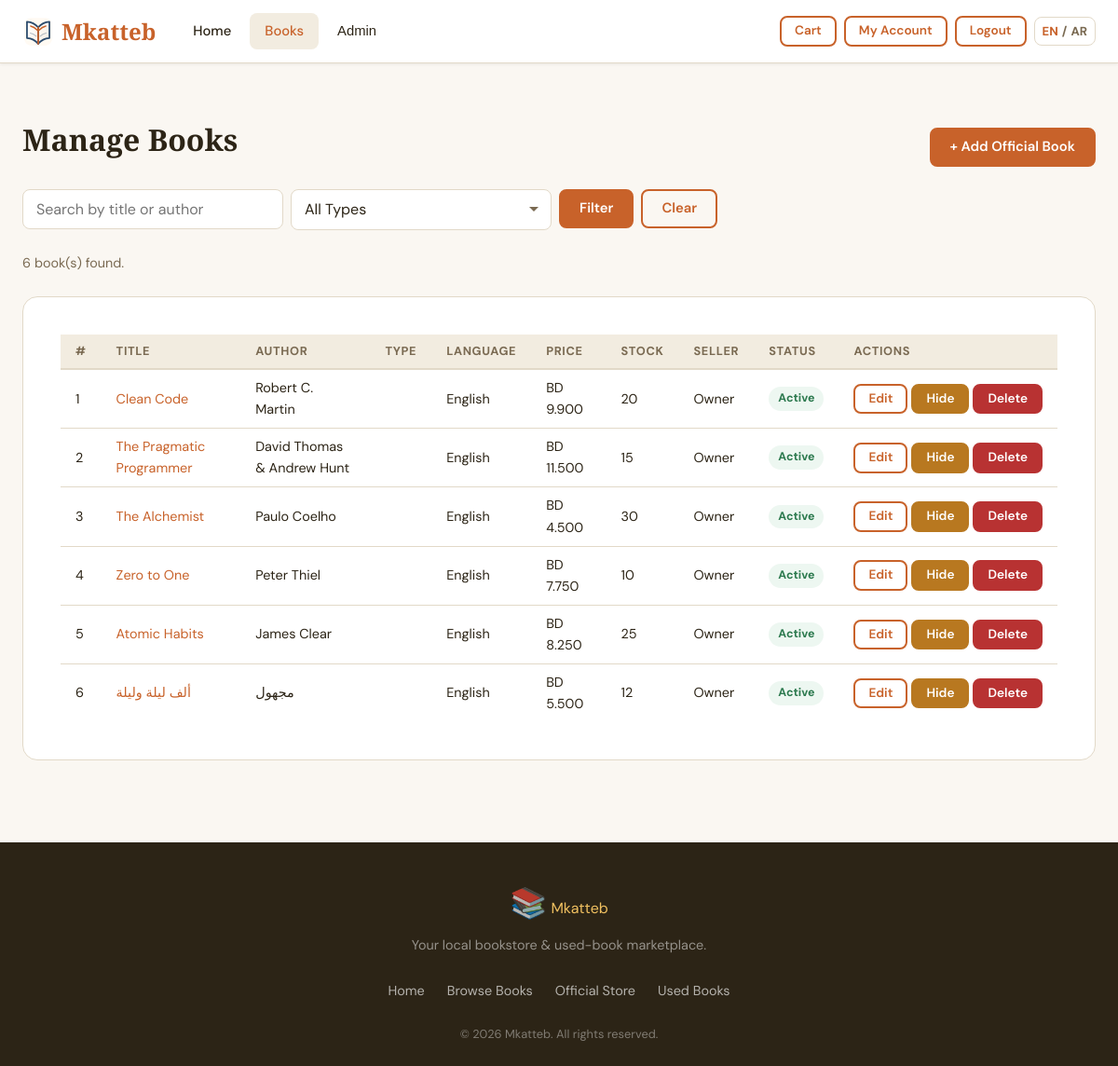
The app's page /admin/books.php (signed in) with its own data.
### tables this page shows
CREATE TABLE IF NOT EXISTS books (
    id              INT UNSIGNED AUTO_INCREMENT PRIMARY KEY,
    seller_id       INT UNSIGNED    NOT NULL COMMENT 'User who listed the book',
    category_id     INT UNSIGNED    NULL,
    title           VARCHAR(255)    NOT NULL,
    author          VARCHAR(255)    NOT NULL,
    description     TEXT            NULL,
    price           DECIMAL(10,3)   NOT NULL,
    stock           INT UNSIGNED    NOT NULL DEFAULT 1,
    condition_type  ENUM('new','like_new','used','damaged') NOT NULL DEFAULT 'new',
    book_type       ENUM('official','used') NOT NULL DEFAULT 'used'
                    COMMENT 'official = admin listed, used = user listed',
    book_language   ENUM('arabic','english') NOT NULL DEFAULT 'english',
    cover_image     VARCHAR(255)    NULL,
    is_active       TINYINT(1)      NOT NULL DEFAULT 1,
    views           INT UNSIGNED    NOT NULL DEFAULT 0,
    created_at      DATETIME        NOT NULL DEFAULT CURRENT_TIMESTAMP,
    updated_at      DATETIME        NOT NULL DEFAULT CURRENT_TIMESTAMP ON UPDATE CURRENT_TIMESTAMP,
    CONSTRAINT fk_books_seller   FOREIGN KEY (seller_id)   REFERENCES users(id)       ON DELETE CASCADE,
    CONSTRAINT fk_books_category FOREIGN KEY (category_id) REFERENCES categories(id)  ON DELETE SET NULL
);

CREATE TABLE IF NOT EXISTS users (
    id          INT UNSIGNED AUTO_INCREMENT PRIMARY KEY,
    name        VARCHAR(120)    NOT NULL,
    email       VARCHAR(180)    NOT NULL UNIQUE,
    password    VARCHAR(255)    NOT NULL,
    role        ENUM('user','admin') NOT NULL DEFAULT 'user',
    avatar      VARCHAR(255)    NULL,
    phone       VARCHAR(30)     NULL,
    address     TEXT            NULL,
    is_blocked  TINYINT(1)      NOT NULL DEFAULT 0,
    created_at  DATETIME        NOT NULL DEFAULT CURRENT_TIMESTAMP,
    updated_at  DATETIME        NOT NULL DEFAULT CURRENT_TIMESTAMP ON UPDATE CURRENT_TIMESTAMP
);

### includes/lang.php (called while the page is built, shortened)
<?php
$translations['en'] = array_replace($translations['en'], [
    'english_name' => 'English Name',
    'arabic_name' => 'Arabic Name',
    'english_description' => 'English Description',
    'arabic_description' => 'Arabic Description',
    'category_english_name_placeholder' => 'e.g. Science Fiction',
    'category_arabic_name_placeholder' => 'e.g. خيال علمي',
    'category_english_description_placeholder' => 'Short English description',
    'category_arabic_description_placeholder' => 'Short Arabic description',
    'error_category_english_name_min' => 'English category name must be at least 2 characters.',
    'error_category_arabic_name_min' => 'Arabic category name must be at least 2 characters.',
    'no_orders_placed_yet' => 'No orders placed yet.',
    'book_language' => 'Book Language',
    'language' => 'Language',
    'all_languages' => 'All Languages',
    'arabic' => 'Arabic',
    'english' => 'English',
]);
$translations['ar'] = array_replace($translations['ar'], [
    'english_name' => 'الاسم بالإنجليزية',
    'arabic_name' => 'الاسم بالعربية',
    'english_description' => 'الوصف بالإنجليزية',
    'arabic_description' => 'الوصف بالعربية',
    'category_english_name_placeholder' => 'مثال: Science Fiction',
    'category_arabic_name_placeholder' => 'مثال: خيال علمي',
    'category_english_description_placeholder' => 'وصف إنجليزي مختصر',
    'category_arabic_description_placeholder' => 'وصف عربي مختصر',
    'error_category_english_name_min' => 'يجب أن يكون اسم التصنيف بالإنجليزية حرفين على الأقل.',
    'error_category_arabic_name_min' => 'يجب أن يكون اسم التصنيف بالعربية حرفين على الأقل.',
    'no_orders_placed_yet' => 'لا توجد طلبات بعد.',
    'book_language' => 'لغة الكتاب',
    'language' => 'اللغة',
    'all_languages' => 'كل اللغات',
    'arabic' => 'العربية',
    'english' => 'الإنجليزية',
]);
function currentLang(): string {
    return $_SESSION['lang'] ?? 'en';
}
function t(string $key): string {
    global $translations;
    $lang = currentLang();
    $text = $translations[$lang][$key] ?? '';
    return $text;
}

### includes/functions.php (called while the page is built, shortened)
<?php
function url(string $path = ''): string {
    $path = trim($path);
    $path = str_replace('\\', '/', $path);
    $base = rtrim(BASE_URL, '/');
    if ($path === '/public') {
        $path = '';
    } elseif (strpos($path, '/public/') === 0) {
        $path = substr($path, strlen('/public/'));
    } else {
        $path = ltrim($path, '/');
    }
    return $base . ($path !== '' ? '/' . $path : '');
}
function e(string $str): string {
    return htmlspecialchars($str, ENT_QUOTES | ENT_HTML5, 'UTF-8');
}
function bookLanguageLabel(?string $language): string {
    $language = trim((string)$language);
    $key = match($language) {
        'arabic' => 'arabic',
        'english' => 'english',
        default => 'english',
    };
    return function_exists('t') ? t($key) : ucfirst($key);
}
function statusLabel(string $status): string {
    $key = match($status) {
        'active' => 'active',
        'hidden' => 'hidden',
        'blocked' => 'blocked',
        'pending' => 'pending',
        'processing' => 'processing',
        'completed' => 'completed',
        'cancelled' => 'cancelled',
        default => '',
    };
    return $key !== '' && function_exists('t') ? t($key) : ucfirst($status);
}
function formatPrice(float $price): string {
    return 'BD ' . number_format($price, 3);
}

### public/admin/books.php (the view, shortened to what this page needs)
<?php
require_once __DIR__ . '/../../includes/functions.php';
$pdo = db();
$search   = trim($_GET['q']    ?? '');
$params   = [];
$where    = ['1=1'];
$whereStr = implode(' AND ', $where);
$stmt = $pdo->prepare(
    "SELECT b.*, u.name AS seller_name, c.name AS category_name
     FROM books b
     LEFT JOIN users u ON b.seller_id = u.id
     LEFT JOIN categories c ON b.category_id = c.id
     WHERE {$whereStr}
     ORDER BY b.created_at DESC"
);
$stmt->execute($params);
$books = $stmt->fetchAll();
include __DIR__ . '/../../includes/header.php';
?>
<div class="container admin-page">
    <div class="page-header">
        <h1><?= e(t('manage_books')) ?></h1>
        <div class="page-header__actions">
            <a href="<?= e(url('add-book.php')) ?>" class="btn btn--primary">+ <?= e(t('add_official_book')) ?></a>
        </div>
    </div>
    <form method="get" class="filter-bar">
        <input type="search" name="q" class="form-input" value="<?= e($search) ?>"
               placeholder="<?= e(t('search_title_author')) ?>">
        <select name="type" class="form-input form-select">
            <option value=""><?= e(t('all_types_admin')) ?></option>
        </select>
        <button type="submit" class="btn btn--primary"><?= e(t('filter')) ?></button>
        <a href="<?= e(url('admin/books.php')) ?>" class="btn btn--outline"><?= e(t('clear')) ?></a>
    </form>
    <p class="result-count"><?= count($books) ?> <?= e(t('book_s_found')) ?></p>
    <section class="card">
        <table class="books-table">
            <thead>
                <tr>
                    <th>#</th>
                    <th><?= e(t('title')) ?></th>
                    <th><?= e(t('author')) ?></th>
                    <th><?= e(t('type')) ?></th>
                    <th><?= e(t('language')) ?></th>
                    <th><?= e(t('price')) ?></th>
                    <th><?= e(t('stock')) ?></th>
                    <th><?= e(t('seller')) ?></th>
                    <th><?= e(t('status')) ?></th>
                    <th><?= e(t('actions')) ?></th>
                </tr>
            </thead>
            <tbody>
                <?php foreach ($books as $book): ?>
                <tr class="<?= !$book['is_active'] ? 'row--inactive' : '' ?>">
                    <td><?= (int)$book['id'] ?></td>
                    <td>
                        <a href="<?= e(url('book.php?id=' . (int)$book['id'])) ?>"><?= e($book['title']) ?></a>
                    </td>
                    <td><?= e($book['author']) ?></td>
                    <td>
                        <span class="book-badge book-badge--<?= e($book['book_type']) ?>">
                        </span>
                    </td>
                    <td><?= e(bookLanguageLabel($book['book_language'] ?? 'english')) ?></td>
                    <td><?= formatPrice((float)$book['price']) ?></td>
                    <td><?= (int)$book['stock'] ?></td>
                    <td><?= e($book['seller_name'] ?? '—') ?></td>
                    <td>
                        <?php if ($book['is_active']): ?>
                            <span class="status status--active"><?= e(statusLabel('active')) ?></span>
                        <?php else: ?>
                            <span class="status status--blocked"><?= e(statusLabel('hidden')) ?></span>
                        <?php endif; ?>
                    </td>
                    <td class="actions">
                        <form method="post" class="inline-form">
                            <a href="<?= e(url('add-book.php?edit=' . (int)$book['id'])) ?>" class="btn btn--sm btn--outline"><?= e(t('edit')) ?></a>
                            <button
                                name="action"
                                value="toggle"
                                class="btn btn--sm btn--warning"
                                <?php if ($book['is_active']): ?>
                                    data-confirm="<?= e(t('confirm_hide_book')) ?>"
                                <?php endif; ?>
                            >
                                <?= e($book['is_active'] ? t('hide') : t('show')) ?>
                            </button>
                            <button
                                name="action"
                                value="delete"
                                class="btn btn--sm btn--danger"
                                data-confirm="<?= e(t('confirm_delete_book')) ?>"
                            >
                                <?= e(t('delete')) ?>
                            </button>
                        </form>
                    </td>
                </tr>
                <?php endforeach; ?>
            </tbody>
        </table>
    </section>
</div>
<?php include __DIR__ . '/../../includes/footer.php'; ?>

### records on screen
books: id "1", title "Clean Code", author "Robert C. Martin", book_language "English", price "BD 9.900", stock "20", seller.name "Owner", is_active "Hide"
books: id "2", title "The Pragmatic Programmer", author "David Thomas & Andrew Hunt", book_language "English", price "BD 11.500", stock "15", seller.name "Owner", is_active "Hide"
books: id "3", title "The Alchemist", author "Paulo Coelho", book_language "English", price "BD 4.500", stock "30", seller.name "Owner", is_active "Hide"
books: id "4", title "Zero to One", author "Peter Thiel", book_language "English", price "BD 7.750", stock "10", seller.name "Owner", is_active "Hide"
books: id "5", title "Atomic Habits", author "James Clear", book_language "English", price "BD 8.250", stock "25", seller.name "Owner", is_active "Hide"
books: id "6", title "ألف ليلة وليلة", author "مجهول", book_language "English", price "BD 5.500", stock "12", seller.name "Owner", is_active "Hide"

### other values on screen
$siteName "Mkatteb"
t($link['label_key']) "Home"
t($link['label_key']) "Books"
t('admin') "Admin"
t('cart') "Cart"
t('my_account') "My Account"
t('logout') "Logout"
t('manage_books') "Manage Books"
t('add_official_book') "Add Official Book"
t('filter') "Filter"
t('clear') "Clear"
count($books) "6"
t('book_s_found') "book(s) found."
t('title') "TITLE"
t('author') "AUTHOR"
